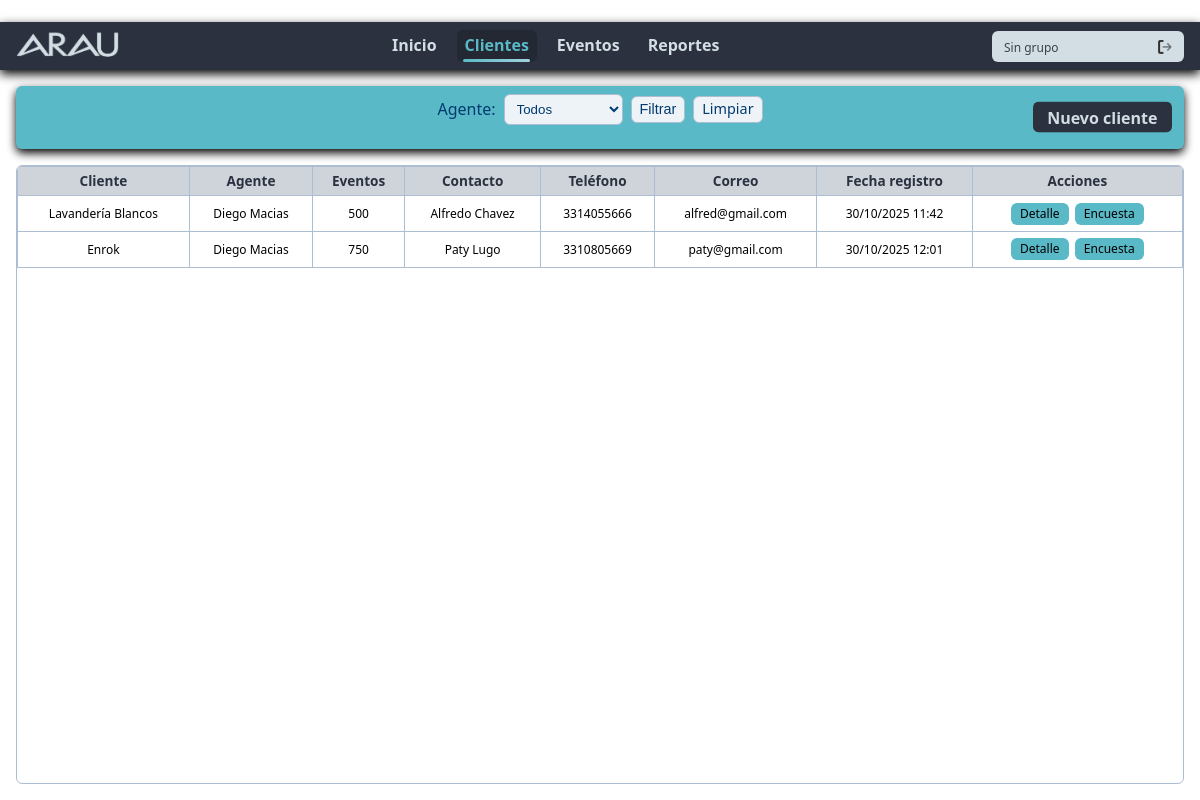
The page /clientes/lista/ on the database as committed earlier.
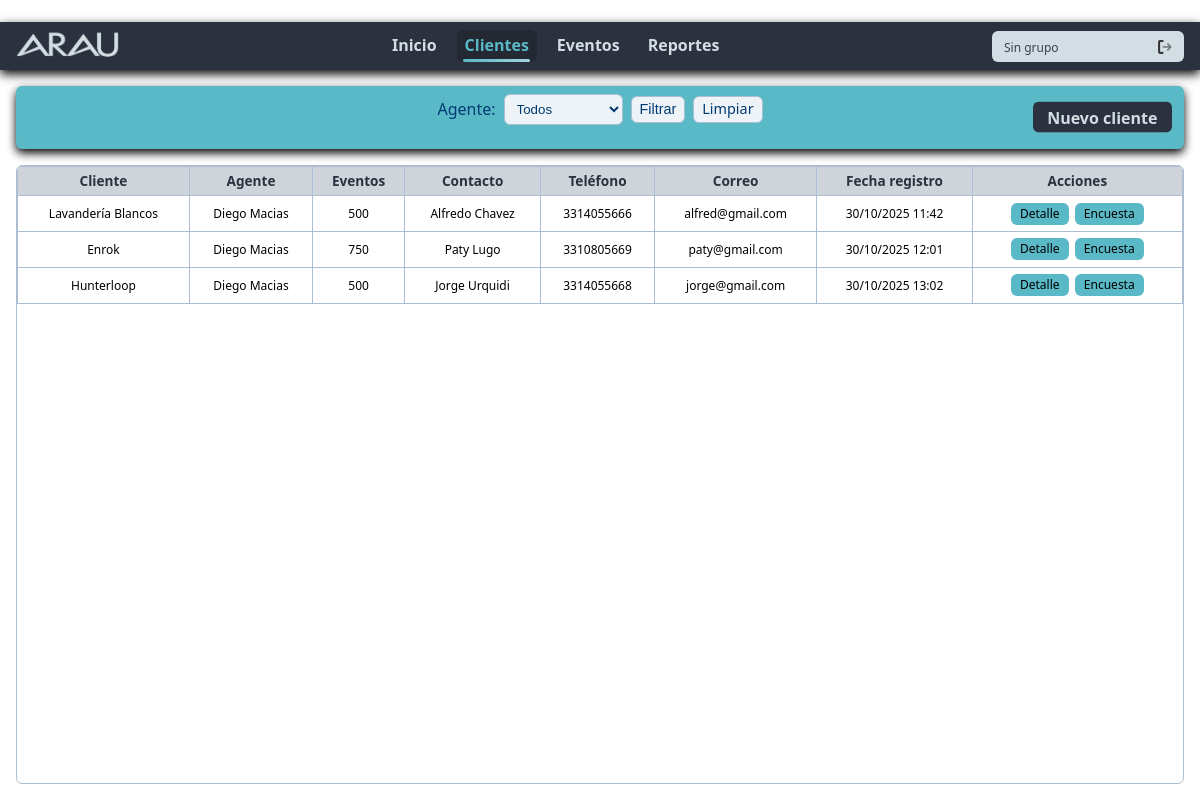
The same page on the database as committed later.
### clientes/models.py (models this page shows, shortened)
class Cliente(models.Model):
    cliente = models.CharField(max_length=200)
    agente = models.ForeignKey(
        User,
        on_delete=models.CASCADE,
        related_name="clientes_asignados"
    )
    num_eventos = models.IntegerField(default=0)
    contacto = models.CharField(max_length=200)
    num_contacto = models.CharField(max_length=20)
    correo = models.EmailField(null=True, blank=True)
    usuario_asociado = models.OneToOneField(
        User,
        on_delete=models.SET_NULL,
        null=True,
        blank=True,
        related_name="perfil_cliente"
    )
    fecha_registro = models.DateTimeField(auto_now_add=True)

### clientes/views.py (the view)
# urls.py: path('lista/', views.lista_clientes, name='clientes_lista'),
def lista_clientes(request):
    clientes = Cliente.objects.select_related("agente").all()
    agente_id = request.GET.get('agente')
    if agente_id:
        try:
            clientes = clientes.filter(agente_id=int(agente_id))
        except ValueError:
            pass
    agentes = (Cliente.objects
               .select_related('agente')
               .values('agente_id', 'agente__first_name', 'agente__last_name', 'agente__username')
               .distinct())
    return render(request, "clientes/lista.html", {
        'clientes': clientes,
        'is_cliente': request.user.groups.filter(name='Cliente').exists(),
        'agentes': agentes,
        'agente_selected': agente_id or '',
    })

### clientes/templates/clientes/lista.html (shortened to what this page needs)
﻿{% extends "lista.html" %}
{% block filtros %}
  <div class="filter-container">
    <form method="get">
      <label for="agente">Agente:</label>
      <select name="agente" id="agente">
        <option value="">Todos</option>
      </select>
      <button type="submit" class="btn-filter">Filtrar</button>
      <a href="{% url 'clientes_lista' %}" class="btn-filter">Limpiar</a>
    </form>
    <a href="{% url 'agregar_cliente' %}?next={{ request.get_full_path|urlencode }}" class="btn-primary">Nuevo cliente</a>
  </div>
{% endblock %}
{% block tabla_head %}
  <tr>
    <th>Cliente</th>
    <th>Agente</th>
    <th>Eventos</th>
    <th>Contacto</th>
    <th>Teléfono</th>
    <th>Correo</th>
    <th>Fecha registro</th>
    <th>Acciones</th>
  </tr>
{% endblock %}
{% block tabla_body %}
  {% for c in clientes %}
    <tr>
      <td>{{ c.cliente }}</td>
      <td>{{ c.agente.get_full_name|default:c.agente.username }}</td>
      <td>{{ c.num_eventos }}</td>
      <td>{{ c.contacto }}</td>
      <td>{{ c.num_contacto }}</td>
      <td>{{ c.correo }}</td>
      <td>{{ c.fecha_registro|date:"d/m/Y H:i" }}</td>
      <td>
        <a href="{% url 'editar_cliente' c.id %}?next={{ request.get_full_path|urlencode }}" class="btn-detalle">Detalle</a>
        <a href="{% url 'configurar_encuesta' c.id %}?next={{ request.get_full_path|urlencode }}" class="btn-detalle">Encuesta</a>
      </td>
    </tr>
  {% empty %}
    <tr>
      <td colspan="100%">Sin clientes registrados</td>
    </tr>
  {% endfor %}
{% endblock %}

Rows that differ between the two databases and show on the page:
added Cliente: cliente "Hunterloop", agente.get_full_name "Diego Macias", num_eventos "500", contacto "Jorge Urquidi", num_contacto "3314055668", correo "jorge@gmail.com", fecha_registro "30/10/2025 13:02"
